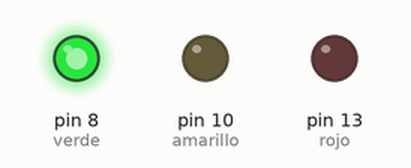
A sketch run on a simulated Arduino Uno, built with avr-gcc and run on an emulated ATmega328P. On the bench: output pins drawn as LEDs (lit = HIGH).

Above: at 2.0 s.
At 5.1 s:
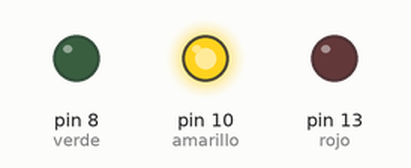
At 7.65 s:
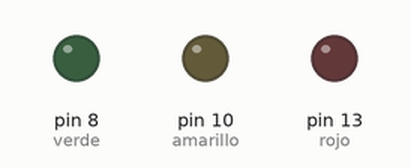
At 10.8 s:
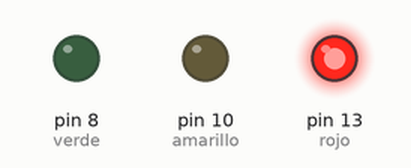
Timing chart, 0 to 17.9 s (numbered marks = the images above):
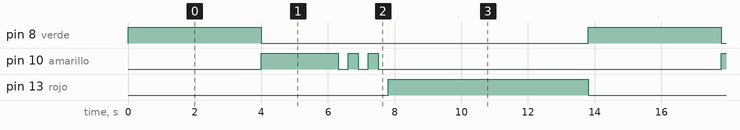

The sketch:

semaforo.ino
```cpp
// Definición de los pines a los que están conectados los LEDs
int rojo = 13;      // Pin 13 para el LED rojo
int amarillo = 10;  // Pin 10 para el LED amarillo
int verde = 8;      // Pin 8 para el LED verde

void setup() {
  // Esta función se ejecuta una sola vez al inicio.

  pinMode(rojo, OUTPUT);    // Configura el pin del LED rojo como salida
  pinMode(amarillo, OUTPUT); // Configura el pin del LED amarillo como salida
  pinMode(verde, OUTPUT);    // Configura el pin del LED verde como salida
}

void loop() {
  // Esta función se ejecuta repetidamente.

  // Encender el LED verde
  digitalWrite(verde, HIGH);  // Enciende el LED verde
  delay(4000);                // Espera 4 segundos (4000 milisegundos)
  digitalWrite(verde, LOW);   // Apaga el LED verde

  // Encender el LED amarillo
  digitalWrite(amarillo, HIGH); // Enciende el LED amarillo
  delay(2000);                  // Espera 2 segundos (2000 milisegundos)
  digitalWrite(amarillo, LOW);  // Apaga el LED amarillo

  // Parpadeo rápido del LED amarillo tres veces
  for(int i = 0; i < 3; i++) {
    digitalWrite(amarillo, HIGH);  // Enciende el LED amarillo
    delay(300);                    // Espera 300 milisegundos
    digitalWrite(amarillo, LOW);   // Apaga el LED amarillo
    delay(300);                    // Espera 300 milisegundos
  }

  // Encender el LED rojo
  digitalWrite(rojo, HIGH);    // Enciende el LED rojo
  delay(6000);                 // Espera 6 segundos (6000 milisegundos)
  digitalWrite(rojo, LOW);     // Apaga el LED rojo
}
```

Measured:
- by itself, pin 8 (verde): alternates HIGH for 4.0 s and LOW for 9.8 s
- by itself, pin 10 (amarillo): repeats every 13.8 s: 2 × (LOW 0.30 s, HIGH 0.30 s), LOW 10.3 s, HIGH 2.3 s
- by itself, pin 13 (rojo): alternates HIGH for 6.0 s and LOW for 7.8 s
